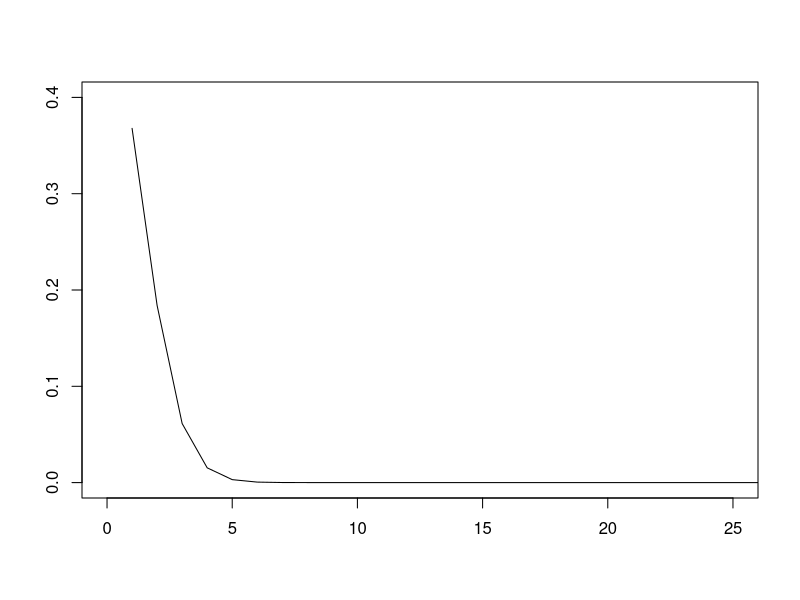

Reproduce this figure in R.
#ポアソン分布
#発現頻度の低い事象はポアソン分布に従う
#平均と分散が等しい(発生回数λが少ないため、グラフがとんがってる。)

#確率質量関数
par(ann=F)
plot(1:50, dpois(1:50, lambda = 1), type="l", ylim=c(0,0.4), xlim=c(0, 25))
